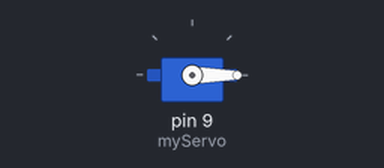
The sketch below on a simulated Arduino Uno, built with avr-gcc and run on an emulated ATmega328P. On the bench: servo.

Above: at 0.05 s.
At 0.9 s:
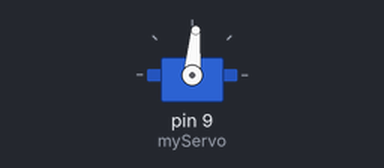
At 1.75 s:
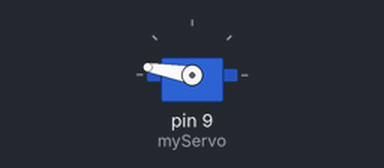
At 3.5 s:
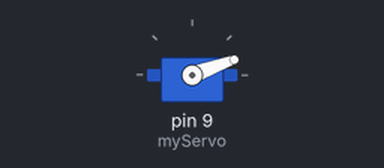
Timing chart, 0 to 8.5 s (numbered marks = the images above):
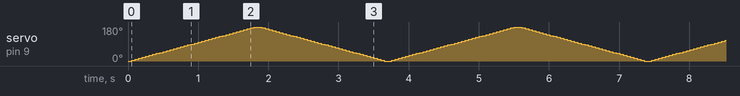

The sketch:

servo_only_code.ino
```cpp
#include <Servo.h>

Servo myServo;

void setup() {
  myServo.attach(9);   // Servo connected to D9
}

void loop() {
  // Sweep from 0° to 180°
  for (int pos = 0; pos <= 180; pos += 5) {
    myServo.write(pos);
    delay(50);
  }

  // Sweep back from 180° to 0°
  for (int pos = 180; pos >= 0; pos -= 5) {
    myServo.write(pos);
    delay(50);
  }
}
```
